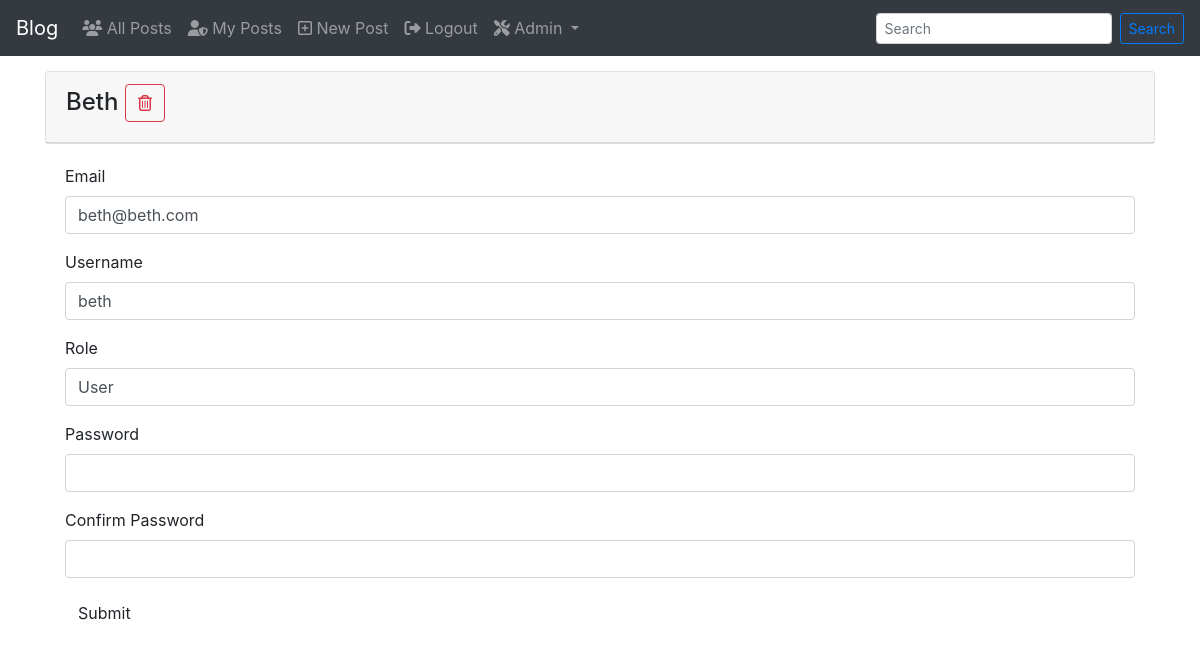
The app's page /users/6/edit (signed in) with its own data.
### src/models.py (models this page shows, shortened)
class User(db.Model, UserMixin):
    __tablename__ = 'users'
    id = db.Column(db.Integer, primary_key=True)
    user_email = db.Column(db.String(64), unique=True, index=True)
    user_username = db.Column(db.String(64), unique=True, index=True)
    user_posts = db.relationship('Post', cascade="all, delete-orphan", backref='author', lazy='dynamic')
    user_role = db.Column(db.String(10), index=True, default='User')
    password_hash = db.Column(db.String(128))

### src/users/views.py (the view)
@users_blueprint.route('/<int:user_id>/edit', methods=['GET', 'POST'])
@login_required
def edit(user_id):
    user = User.query.get_or_404(user_id)
    if current_user.user_role != 'Admin':
        abort(403)
    form = EditUserForm()
    if form.validate_on_submit():
        user.user_username = form.user_username.data
        user.user_email = form.user_email.data
        user.user_role = form.user_role.data
        user.user_password = form.user_password.data
        print(form.submit.label)
        db.session.commit()
        flash('User Updated')
        return redirect(url_for('users.list'))
    elif request.method == 'GET':
        form.user_username.data = user.user_username
        form.user_email.data = user.user_email
        form.user_role.data = user.user_role
    return render_template('edit_user.html', form=form, user_id=user_id)

### src/users/forms.py
class EditUserForm(FlaskForm):
    user_email = StringField('Email', validators=[DataRequired(), Email()])
    user_username = StringField('Username', validators=[DataRequired()])
    user_role = StringField('Role', validators=[DataRequired()])
    user_password = PasswordField('Password', validators=[DataRequired(),
                                                          EqualTo('pass_confirm', message='Passwords mismatch')])
    pass_confirm = PasswordField('Confirm Password', validators=[DataRequired()])
    submit = SubmitField('Submit')

### src/models.py (called while the page is built)
@login_manager.user_loader
def load_user(user_id):
    return User.query.get(user_id)

### src/users/templates/users/edit_user.html (shortened to what this page needs)
{% extends 'base.html' %}
{% import 'bootstrap/wtf.html' as wtf %}
{% block content %}
       <div class="container" style="margin-top: 15px;">
            <div class="card">
                <div class="card-header">
                    <h4>{{ form.user_username.data|capitalize }}
                         <button title="Delete" class="btn btn-outline-danger" data-toggle="modal" data-target="#confirmDelete">
                            <i class="far fa-trash-alt"></i>
                        </button>
                     </h4>
                </div>
                </div>
                <div class="card-body">
                  <form method="post">
                    {{ wtf.quick_form(form) }}
                  </form>
                </div>
            </div>
{% endblock %}

### records on screen
User: user_username.data "Beth", user_email "beth@beth.com", user_username "beth", user_role "User"
